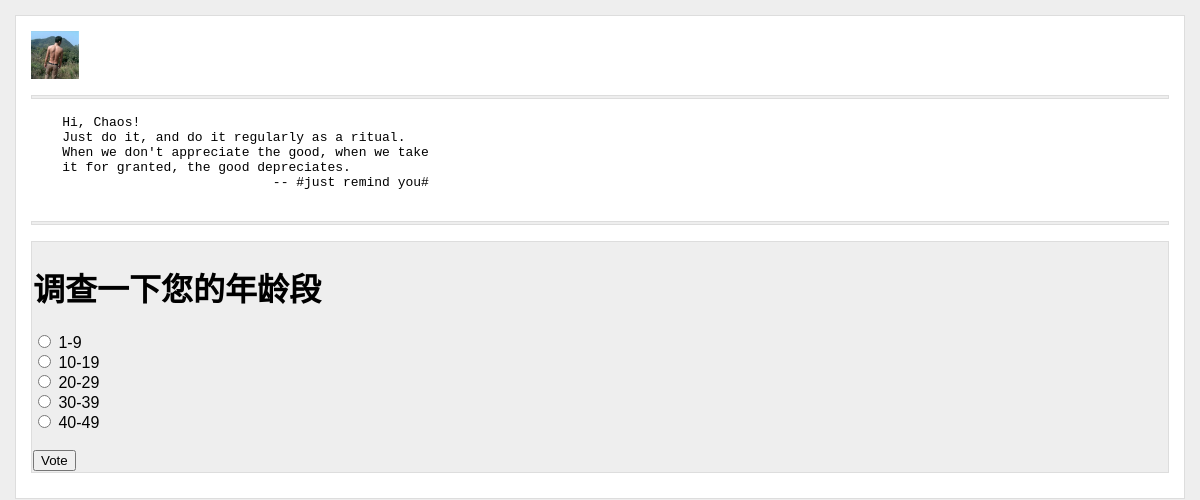
The page /polls/1/ on the database its author committed.
### polls/models.py (models this page shows, shortened)
@python_2_unicode_compatible
class Question(models.Model):
    question_text = models.CharField('问题', max_length=200)
    pub_date = models.DateTimeField('发布日期')
    def was_published_recently(self):
        now = timezone.now()
        return now - datetime.timedelta(days=1) <= self.pub_date <= now
    was_published_recently.admin_order_field = 'pub_date'
    was_published_recently.boolean = True
    was_published_recently.short_description = 'Published recently?'

@python_2_unicode_compatible
class Choice(models.Model):
    question = models.ForeignKey(Question)
    choice_text = models.CharField('选项', max_length=200)
    votes = models.IntegerField('票数', default=0)

### polls/views.py (the view)
# urls.py: url(r'^(?P<pk>[0-9]+)/$', views.DetailView.as_view(), name='detail'),
class DetailView(generic.DetailView):
    model = Question
    template_name = 'polls/detail.html'
    def get_queryset(self):
        return Question.objects.filter(pub_date__lte=timezone.now())

### polls/templates/polls/detail.html (shortened to what this page needs)
{% extends 'polls/base.html' %}
{% block content %}
<div class="detail">
<h1>{{ question.question_text }}</h1>
<form action="{% url 'polls:vote' question.id %}" method="post">
{% for choice in question.choice_set.all %}
    <input type="radio" name="choice" id="choice{{ forloop.counter }}" value="{{ choice.id }}" />
    <label for="choice{{ forloop.counter }}">{{ choice.choice_text }}</label><br />
{% endfor %}
<br />
<input type="submit" value="Vote" />
</form>
</div>
{% endblock %}

### polls/static/polls/style.css (style rules this page uses)
html { background-color: #eee; font-family: "Trebuchet MS", Arial, Helvetica, sans-serif; }
body { background-color: #fff; border: 1px solid #ddd; padding: 15px; margin: 15px; }
div.detail { margin: 10px auto; text-align: left; font-size: 32px; }
div.detail { margin: 10px auto; background-color: #eee; border: 1px solid #ddd; padding: 1px; font-size: 16px; text-align: left; }

### rows shown on the page
Question: question_text "调查一下您的年龄段"
Choice: choice_text "1-9"
Choice: choice_text "10-19"
Choice: choice_text "20-29"
Choice: choice_text "30-39"
Choice: choice_text "40-49"
